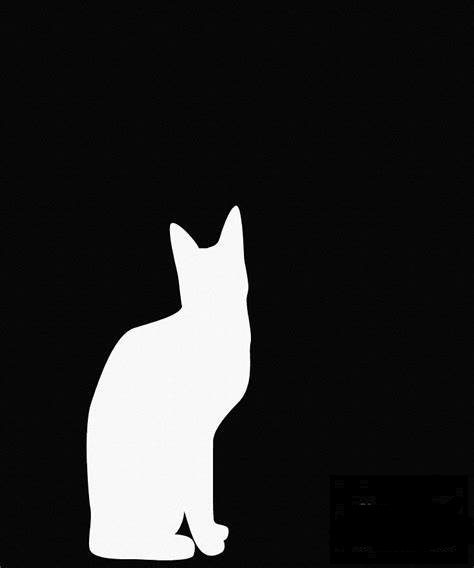
#> input picture OpenCV/img/cat3.jpg, 474 x 568 px, found by its file name
$ python '1.获取图像的中心点.py'
#> lines starting #> are read from the running program, lines starting #| are printed output that depends on the picture; after the words box and inside, x2 and y2 are one past the last pixel; in counts of white or black regions, pixels touching at a corner belong together
import cv2
o = cv2.imread('img\cat3.jpg',1)
#> o is the input picture: shape (568, 474, 3); min 0, max 255, mean 40.3
cv2.imshow("original",o)
gray = cv2.cvtColor(o,cv2.COLOR_BGR2GRAY)
ret, binary = cv2.threshold(gray,127,255,cv2.THRESH_BINARY)
#> binary: shape (568, 474); 13.9% white; 1 white region
contours, hierarchy = cv2.findContours(binary,
                                             cv2.RETR_LIST,
                                             cv2.CHAIN_APPROX_SIMPLE)
#> contours = 1 contour; box (x1, y1, x2, y2) and area: (87, 206, 251, 560) 36976
x=cv2.drawContours(o,contours,0,(0,0,255),3)
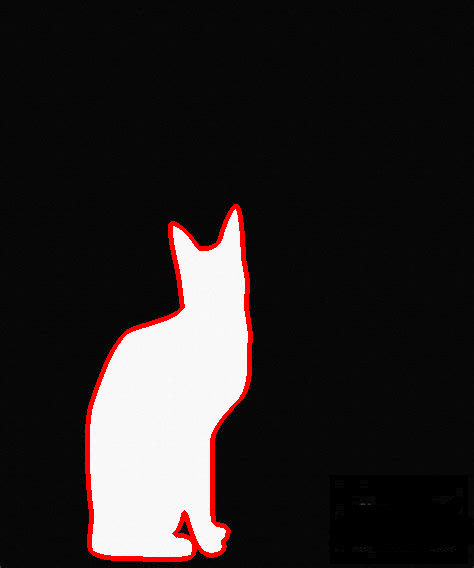
#> x: shape (568, 474, 3); mean B, G, R 37.4, 37.4, 42.2
m00=cv2.moments(contours[0])['m00']
#> m00 = 36976
m10=cv2.moments(contours[0])['m10']
#> m10 = 6287089.3
m01=cv2.moments(contours[0])['m01']
#> m01 = 15143223.8
cx=int(m10/m00)
#> cx = 170
cy=int(m01/m00)
#> cy = 409
cv2.putText(o, "cat", (cx, cy), cv2.FONT_HERSHEY_SIMPLEX,1, (0, 0, 255),3)
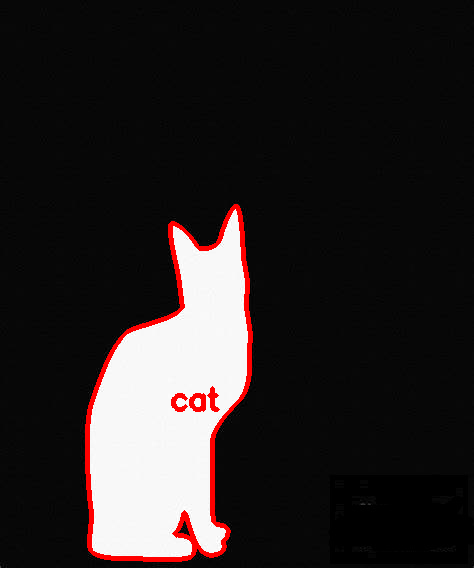
#> o: shape (568, 474, 3); 0.21% of pixels changed, all inside (x1, y1, x2, y2) = (171, 386, 220, 412)
cv2.imshow("result",o)
cv2.waitKey()
cv2.destroyAllWindows()

$ run again, with OpenCV/img/paper.jpg copied over OpenCV/img/cat3.jpg
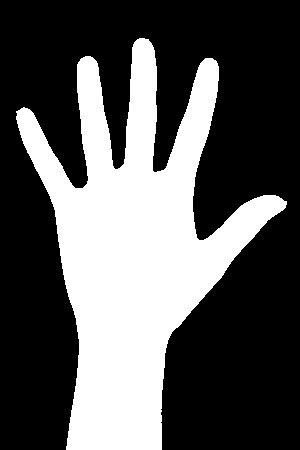
#> input picture OpenCV/img/paper.jpg, 300 x 450 px, found by its file name
#> o is the input picture: shape (450, 300, 3); min 0, max 255, mean 87.9
#> binary: shape (450, 300); 34.5% white; 1 white region
#> contours = 1 contour; box (x1, y1, x2, y2) and area: (16, 38, 287, 450) 45658
#> `x=cv2.drawContours(o,contours,0,(0,0,255),3)`:
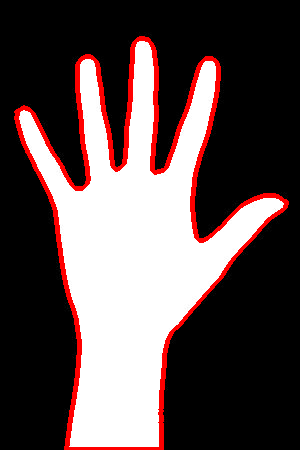
#> x: shape (450, 300, 3); mean B, G, R 78.2, 78.2, 94
#> m00 = 45657.5
#> m10 = 6111598.5
#> m01 = 11418365
#> cx = 133
#> cy = 250
#> `cv2.putText(o, "cat", (cx, cy), cv2.FONT_HERSHEY_SIMPLEX,1, (0, 0, 255..`:
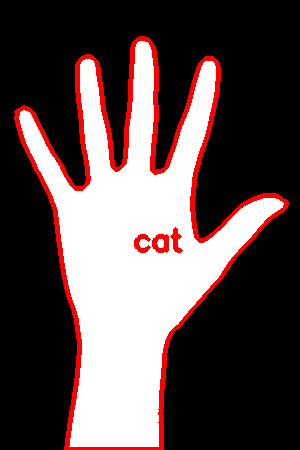
#> o: shape (450, 300, 3); 0.41% of pixels changed, all inside (x1, y1, x2, y2) = (134, 227, 183, 253)

$ run again, with OpenCV/img/rock.jpg copied over OpenCV/img/cat3.jpg
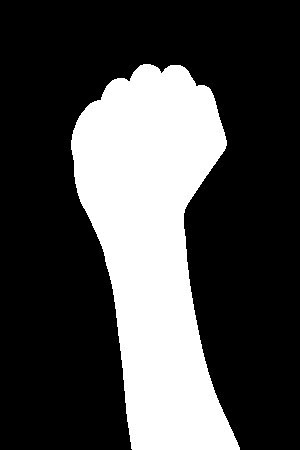
#> input picture OpenCV/img/rock.jpg, 300 x 450 px, found by its file name
#> o is the input picture: shape (450, 300, 3); min 0, max 255, mean 73.3
#> binary: shape (450, 300); 28.7% white; 1 white region
#> contours = 1 contour; box (x1, y1, x2, y2) and area: (71, 64, 240, 450) 38323
#> `x=cv2.drawContours(o,contours,0,(0,0,255),3)`:
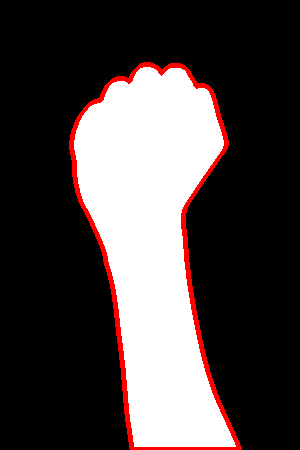
#> x: shape (450, 300, 3); mean B, G, R 67.9, 67.9, 76.5
#> m00 = 38323
#> m10 = 5880800.8
#> m01 = 9405030.8
#> cx = 153
#> cy = 245
#> `cv2.putText(o, "cat", (cx, cy), cv2.FONT_HERSHEY_SIMPLEX,1, (0, 0, 255..`:
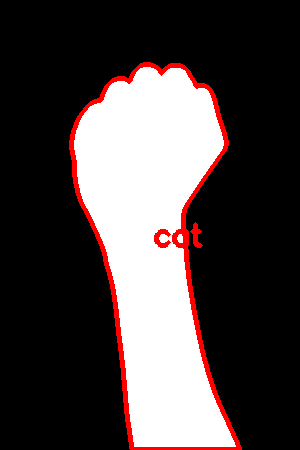
#> o: shape (450, 300, 3); 0.35% of pixels changed, all inside (x1, y1, x2, y2) = (154, 222, 203, 248)
